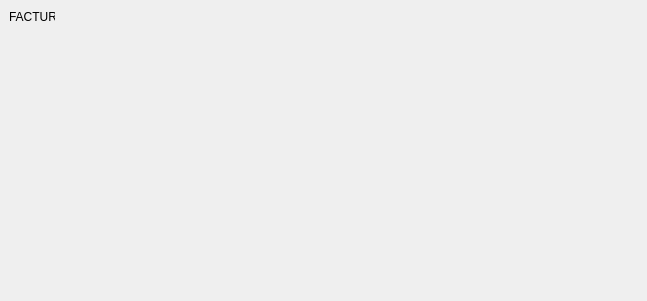
<?xml version="1.0" encoding="UTF-8"?>
<ui version="4.0">
 <class>ui_factura</class>
 <widget class="QWidget" name="ui_factura">
  <property name="geometry">
   <rect>
    <x>0</x>
    <y>0</y>
    <width>647</width>
    <height>301</height>
   </rect>
  </property>
  <property name="windowTitle">
   <string>Form</string>
  </property>
  <widget class="QLabel" name="label">
   <property name="geometry">
    <rect>
     <x>9</x>
     <y>9</y>
     <width>46</width>
     <height>16</height>
    </rect>
   </property>
   <property name="text">
    <string>FACTURA</string>
   </property>
  </widget>
 </widget>
 <resources/>
 <connections/>
</ui>
